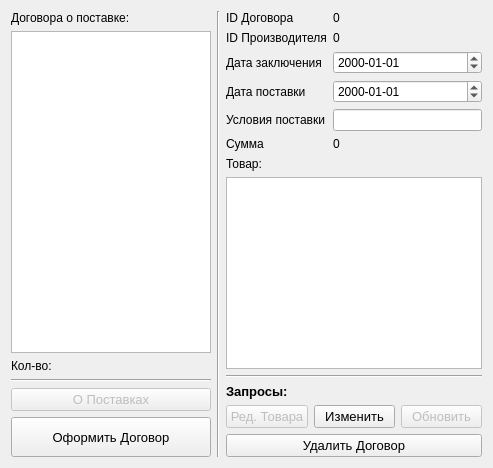
      <widget class="QWidget" name="page_3_contract">
       <layout class="QHBoxLayout" name="horizontalLayout_9">
        <item>
         <layout class="QVBoxLayout" name="verticalLayout_7">
          <item>
           <widget class="QLabel" name="label_25">
            <property name="text">
             <string>Договора о поставке:</string>
            </property>
           </widget>
          </item>
          <item>
           <widget class="QListView" name="_3_listView_contracts">
            <property name="sizePolicy">
             <sizepolicy hsizetype="Fixed" vsizetype="Expanding">
              <horstretch>0</horstretch>
              <verstretch>0</verstretch>
             </sizepolicy>
            </property>
            <property name="maximumSize">
             <size>
              <width>200</width>
              <height>16777215</height>
             </size>
            </property>
           </widget>
          </item>
          <item>
           <widget class="QLabel" name="_3_label_count">
            <property name="text">
             <string>Кол-во:</string>
            </property>
           </widget>
          </item>
          <item>
           <widget class="Line" name="line_4">
            <property name="orientation">
             <enum>Qt::Horizontal</enum>
            </property>
           </widget>
          </item>
          <item>
           <widget class="QPushButton" name="_3_pushButton_aboutContracts">
            <property name="enabled">
             <bool>false</bool>
            </property>
            <property name="font">
             <font>
              <pointsize>10</pointsize>
             </font>
            </property>
            <property name="text">
             <string>О Поставках</string>
            </property>
            <property name="icon">
             <iconset>
              <normaloff>../../../.designer/backup/imgs/website.png</normaloff>../../../.designer/backup/imgs/website.png</iconset>
            </property>
           </widget>
          </item>
          <item>
           <widget class="QPushButton" name="_3_pushButton_newContract">
            <property name="minimumSize">
             <size>
              <width>0</width>
              <height>40</height>
             </size>
            </property>
            <property name="font">
             <font>
              <pointsize>10</pointsize>
             </font>
            </property>
            <property name="text">
             <string>Оформить Договор</string>
            </property>
            <property name="icon">
             <iconset>
              <normaloff>../../../.designer/backup/imgs/email.png</normaloff>../../../.designer/backup/imgs/email.png</iconset>
            </property>
            <property name="iconSize">
             <size>
              <width>24</width>
              <height>24</height>
             </size>
            </property>
           </widget>
          </item>
         </layout>
        </item>
        <item>
         <widget class="Line" name="line_13">
          <property name="orientation">
           <enum>Qt::Vertical</enum>
          </property>
         </widget>
        </item>
        <item>
         <layout class="QVBoxLayout" name="verticalLayout_8">
          <item>
           <layout class="QFormLayout" name="formLayout_3">
            <item row="0" column="0">
             <widget class="QLabel" name="label_27">
              <property name="text">
               <string>ID Договора</string>
              </property>
             </widget>
            </item>
            <item row="0" column="1">
             <widget class="QLabel" name="_3_label_idContract">
              <property name="text">
               <string>0</string>
              </property>
             </widget>
            </item>
            <item row="1" column="0">
             <widget class="QLabel" name="label_32">
              <property name="text">
               <string>ID Производителя</string>
              </property>
             </widget>
            </item>
            <item row="1" column="1">
             <widget class="QLabel" name="_3_label_idManufacturer">
              <property name="text">
               <string>0</string>
              </property>
             </widget>
            </item>
            <item row="2" column="0">
             <widget class="QLabel" name="label_29">
              <property name="text">
               <string>Дата заключения</string>
              </property>
             </widget>
            </item>
            <item row="3" column="0">
             <widget class="QLabel" name="label_5">
              <property name="text">
               <string>Дата поставки</string>
              </property>
             </widget>
            </item>
            <item row="4" column="0">
             <widget class="QLabel" name="label_31">
              <property name="text">
               <string>Условия поставки</string>
              </property>
             </widget>
            </item>
            <item row="4" column="1">
             <widget class="QLineEdit" name="_3_lineEdit_delivery_conditions"/>
            </item>
            <item row="5" column="0">
             <widget class="QLabel" name="label_34">
              <property name="text">
               <string>Сумма</string>
              </property>
             </widget>
            </item>
            <item row="5" column="1">
             <widget class="QLabel" name="_3_label_price">
              <property name="text">
               <string>0</string>
              </property>
             </widget>
            </item>
            <item row="2" column="1">
             <widget class="QDateEdit" name="_3_dateEdit_conclusion">
              <property name="displayFormat">
               <string>yyyy-MM-dd</string>
              </property>
             </widget>
            </item>
            <item row="3" column="1">
             <widget class="QDateEdit" name="_3_dateEdit_delivery">
              <property name="displayFormat">
               <string>yyyy-MM-dd</string>
              </property>
             </widget>
            </item>
           </layout>
          </item>
          <item>
           <widget class="QLabel" name="label_35">
            <property name="text">
             <string>Товар:</string>
            </property>
           </widget>
          </item>
          <item>
           <widget class="QTableView" name="_3_tableView_products"/>
          </item>
          <item>
           <widget class="Line" name="line_7">
            <property name="orientation">
             <enum>Qt::Horizontal</enum>
            </property>
           </widget>
          </item>
          <item>
           <widget class="QLabel" name="label_58">
            <property name="font">
             <font>
              <pointsize>10</pointsize>
              <weight>75</weight>
              <bold>true</bold>
             </font>
            </property>
            <property name="text">
             <string>Запросы:</string>
            </property>
           </widget>
          </item>
          <item>
           <layout class="QHBoxLayout" name="horizontalLayout_8">
            <item>
             <widget class="QPushButton" name="_3_pushButton_editProducts">
              <property name="enabled">
               <bool>false</bool>
              </property>
              <property name="font">
               <font>
                <pointsize>10</pointsize>
               </font>
              </property>
              <property name="text">
               <string>Ред. Товара</string>
              </property>
              <property name="icon">
               <iconset>
                <normaloff>../../../.designer/backup/imgs/sale.png</normaloff>../../../.designer/backup/imgs/sale.png</iconset>
              </property>
             </widget>
            </item>
            <item>
             <widget class="QPushButton" name="_3_pushButton_edit">
              <property name="enabled">
               <bool>true</bool>
              </property>
              <property name="font">
               <font>
                <pointsize>10</pointsize>
               </font>
              </property>
              <property name="text">
               <string>Изменить</string>
              </property>
              <property name="icon">
               <iconset>
                <normaloff>../../../.designer/backup/imgs/megaphone.png</normaloff>../../../.designer/backup/imgs/megaphone.png</iconset>
              </property>
             </widget>
            </item>
            <item>
             <widget class="QPushButton" name="_3_pushButton_update">
              <property name="enabled">
               <bool>false</bool>
              </property>
              <property name="font">
               <font>
                <pointsize>10</pointsize>
               </font>
              </property>
              <property name="text">
               <string>Обновить</string>
              </property>
              <property name="icon">
               <iconset>
                <normaloff>../../../.designer/backup/imgs/certification.png</normaloff>../../../.designer/backup/imgs/certification.png</iconset>
              </property>
             </widget>
            </item>
           </layout>
          </item>
          <item>
           <widget class="QPushButton" name="_3_pushButton_remove">
            <property name="font">
             <font>
              <pointsize>10</pointsize>
             </font>
            </property>
            <property name="text">
             <string>Удалить Договор</string>
            </property>
            <property name="icon">
             <iconset>
              <normaloff>../../../.designer/backup/imgs/rocket.png</normaloff>../../../.designer/backup/imgs/rocket.png</iconset>
            </property>
           </widget>
          </item>
         </layout>
        </item>
       </layout>
      </widget>
